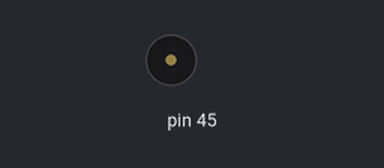
This sketch was run on a simulated Arduino Uno, built with avr-gcc and run on an emulated ATmega328P. Parts: buzzer (waves = sounding).

Above: at 0.1 s.
At 20.5 s:
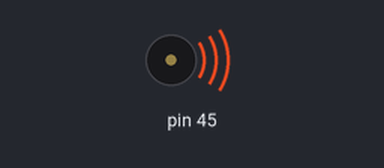
Timing chart, 0 to 23.0 s (numbered marks = the images above):
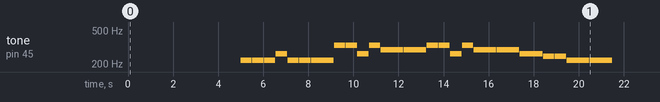

The sketch:

003_melody.ino
```cpp
// Anatoly Mironov @mirontoli 2019-01-06
// Play the melody Kukamipe kukasi, Chuvash folk song

#include <Arduino.h>
#include <Wire.h>
#include <MeAuriga.h>

MeBuzzer buzzer;
const int pace = 500;
const int tone_A3 = 220;
const int tone_B3 = 247;
const int tone_C4 = 262;
const int tone_D4 = 294;
const int tone_E4 = 330;

void setup() {
  buzzer.setpin(45);
  delay(5000); //delay otherwise it will play the first phrase twice
  play();
}

void loop() {

  delay(5000);
}

void play() {
  playRepeatedTones(tone_A3, pace, 3);
  playRepeatedTones(tone_C4, pace, 1);
  playRepeatedTones(tone_A3, pace, 2);
  playRepeatedTones(tone_A3, pace*2, 1);

  for (int i = 0; i < 2; i++) {
    playRepeatedTones(tone_E4, pace, 2);
    playRepeatedTones(tone_C4, pace, 1);
    playRepeatedTones(tone_E4, pace, 1);
    playRepeatedTones(tone_D4, pace*2, 2);
  }

  playRepeatedTones(tone_C4, pace, 2);
  playRepeatedTones(tone_B3, pace, 2);
  playRepeatedTones(tone_A3, pace*2, 2);
}

void playRepeatedTones(int tone, int pace, int times) {
  for(int i = 0; i < times; i++) {
    buzzer.tone(tone,pace);
    delay(20);
  }
}
```
